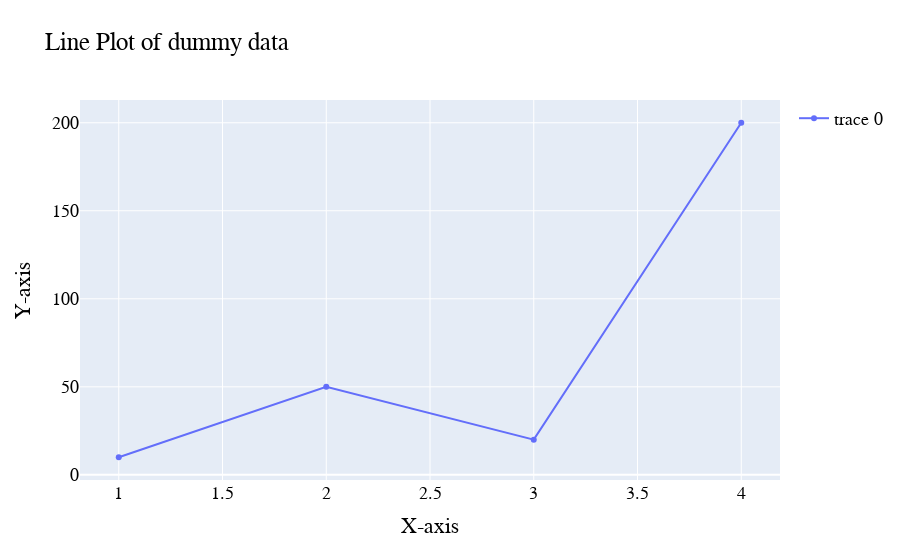

The code cell stored with this chart in its notebook:
### Code cell
import plotly.graph_objects as go
fig = go.Figure(data=go.Scatter(x=[1,2,3,4], y=[10,50,20,200]))
fig.update_layout(
    title="Line Plot of dummy data",
    xaxis_title="X-axis",
    yaxis_title="Y-axis",
    font=dict(
        family="Calibri",
        size=18,
        color="Black"
    ),
    showlegend=True
)

fig.show()

### Figure 1 — Plotly figure (JSON) as saved in the notebook; plotly's stock layout.template omitted (floating-point values rounded to 4 significant figures)
{"data": [{"type": "scatter", "x": [1, 2, 3, 4], "y": [10, 50, 20, 200]}], "layout": {"font": {"color": "Black", "family": "Calibri", "size": 18}, "showlegend": true, "title": {"text": "Line Plot of dummy data"}, "xaxis": {"title": {"text": "X-axis"}}, "yaxis": {"title": {"text": "Y-axis"}}}}
